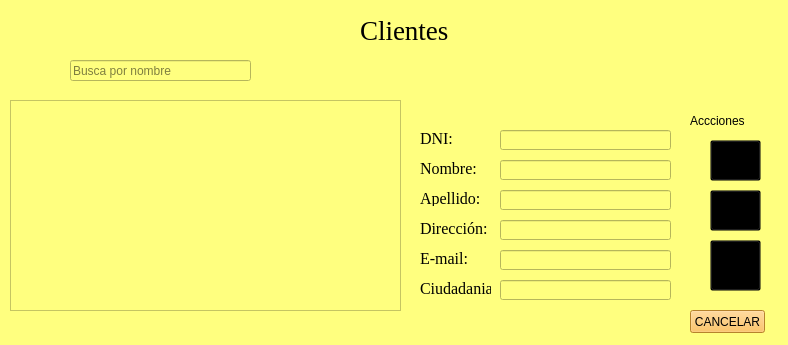
<?xml version="1.0" encoding="UTF-8"?>
<ui version="4.0">
 <class>Gui_Menu_Cliente</class>
 <widget class="QDialog" name="Gui_Menu_Cliente">
  <property name="geometry">
   <rect>
    <x>0</x>
    <y>0</y>
    <width>788</width>
    <height>345</height>
   </rect>
  </property>
  <property name="windowTitle">
   <string>LISTA DE CLIENTES</string>
  </property>
  <property name="styleSheet">
   <string notr="true">background-color: rgb(255, 255, 127);</string>
  </property>
  <widget class="QPushButton" name="pushButtoMODIFICAR">
   <property name="geometry">
    <rect>
     <x>710</x>
     <y>190</y>
     <width>51</width>
     <height>41</height>
    </rect>
   </property>
   <property name="font">
    <font>
     <family>Times New Roman</family>
     <pointsize>10</pointsize>
     <weight>50</weight>
     <bold>false</bold>
    </font>
   </property>
   <property name="cursor">
    <cursorShape>PointingHandCursor</cursorShape>
   </property>
   <property name="styleSheet">
    <string notr="true">#pushButtoMODIFICAR{
	background-color: transparent;
	border-image: url(:/imagenes/imagenes/edit_unpressed.png);
}

#pushButtoMODIFICAR:pressed{
	background-color: transparent;
	border-image: url(:/imagenes/imagenes/edit_pressed.png);
}</string>
   </property>
   <property name="text">
    <string/>
   </property>
  </widget>
  <widget class="QPushButton" name="pushButtonELIMINAR">
   <property name="geometry">
    <rect>
     <x>710</x>
     <y>240</y>
     <width>51</width>
     <height>51</height>
    </rect>
   </property>
   <property name="cursor">
    <cursorShape>PointingHandCursor</cursorShape>
   </property>
   <property name="styleSheet">
    <string notr="true">#pushButtonELIMINAR{
	background-color: transparent;
	border-image: url(:/imagenes/imagenes/delete_unpressed.png);
}

#pushButtonELIMINAR:pressed{
	background-color: transparent;
	border-image: url(:/imagenes/imagenes/delete_pressed.png);
}</string>
   </property>
   <property name="text">
    <string/>
   </property>
  </widget>
  <widget class="QLineEdit" name="lineEditEMAIL">
   <property name="geometry">
    <rect>
     <x>500</x>
     <y>250</y>
     <width>171</width>
     <height>20</height>
    </rect>
   </property>
  </widget>
  <widget class="QLineEdit" name="lineEdit_buscar">
   <property name="enabled">
    <bool>true</bool>
   </property>
   <property name="geometry">
    <rect>
     <x>70</x>
     <y>60</y>
     <width>181</width>
     <height>21</height>
    </rect>
   </property>
   <property name="font">
    <font>
     <family>MS Sans Serif</family>
    </font>
   </property>
   <property name="cursor">
    <cursorShape>PointingHandCursor</cursorShape>
   </property>
   <property name="mouseTracking">
    <bool>false</bool>
   </property>
   <property name="tabletTracking">
    <bool>false</bool>
   </property>
   <property name="styleSheet">
    <string notr="true"/>
   </property>
   <property name="frame">
    <bool>true</bool>
   </property>
   <property name="dragEnabled">
    <bool>false</bool>
   </property>
   <property name="placeholderText">
    <string>Busca por nombre</string>
   </property>
  </widget>
  <widget class="QLabel" name="label_2">
   <property name="geometry">
    <rect>
     <x>420</x>
     <y>190</y>
     <width>61</width>
     <height>16</height>
    </rect>
   </property>
   <property name="font">
    <font>
     <family>Times New Roman</family>
     <pointsize>12</pointsize>
    </font>
   </property>
   <property name="text">
    <string>Apellido:</string>
   </property>
  </widget>
  <widget class="QPushButton" name="Buscar_button">
   <property name="enabled">
    <bool>true</bool>
   </property>
   <property name="geometry">
    <rect>
     <x>20</x>
     <y>40</y>
     <width>41</width>
     <height>41</height>
    </rect>
   </property>
   <property name="sizePolicy">
    <sizepolicy hsizetype="Minimum" vsizetype="Fixed">
     <horstretch>0</horstretch>
     <verstretch>0</verstretch>
    </sizepolicy>
   </property>
   <property name="maximumSize">
    <size>
     <width>1677</width>
     <height>1677</height>
    </size>
   </property>
   <property name="font">
    <font>
     <weight>50</weight>
     <bold>false</bold>
     <underline>false</underline>
     <strikeout>false</strikeout>
    </font>
   </property>
   <property name="cursor">
    <cursorShape>ArrowCursor</cursorShape>
   </property>
   <property name="tabletTracking">
    <bool>false</bool>
   </property>
   <property name="acceptDrops">
    <bool>false</bool>
   </property>
   <property name="autoFillBackground">
    <bool>false</bool>
   </property>
   <property name="styleSheet">
    <string notr="true">#Buscar_button{
	background-color: transparent;
	border-image: url(:/imagenes/imagenes/buscar_pressed.png);
}</string>
   </property>
   <property name="text">
    <string/>
   </property>
   <property name="iconSize">
    <size>
     <width>10</width>
     <height>10</height>
    </size>
   </property>
   <property name="default">
    <bool>true</bool>
   </property>
   <property name="flat">
    <bool>true</bool>
   </property>
  </widget>
  <widget class="QLineEdit" name="lineEditNOMBRE">
   <property name="geometry">
    <rect>
     <x>500</x>
     <y>160</y>
     <width>171</width>
     <height>20</height>
    </rect>
   </property>
  </widget>
  <widget class="QLabel" name="label_4">
   <property name="geometry">
    <rect>
     <x>420</x>
     <y>280</y>
     <width>71</width>
     <height>16</height>
    </rect>
   </property>
   <property name="font">
    <font>
     <family>Times New Roman</family>
     <pointsize>12</pointsize>
    </font>
   </property>
   <property name="text">
    <string>Ciudadania:</string>
   </property>
  </widget>
  <widget class="QLabel" name="label_5">
   <property name="geometry">
    <rect>
     <x>420</x>
     <y>250</y>
     <width>71</width>
     <height>16</height>
    </rect>
   </property>
   <property name="font">
    <font>
     <family>Times New Roman</family>
     <pointsize>12</pointsize>
    </font>
   </property>
   <property name="text">
    <string>E-mail:</string>
   </property>
  </widget>
  <widget class="QLineEdit" name="lineEditDIRECCION">
   <property name="geometry">
    <rect>
     <x>500</x>
     <y>220</y>
     <width>171</width>
     <height>20</height>
    </rect>
   </property>
  </widget>
  <widget class="QPushButton" name="Agregar_button">
   <property name="enabled">
    <bool>true</bool>
   </property>
   <property name="geometry">
    <rect>
     <x>710</x>
     <y>140</y>
     <width>51</width>
     <height>41</height>
    </rect>
   </property>
   <property name="font">
    <font>
     <family>Times New Roman</family>
     <pointsize>12</pointsize>
     <weight>75</weight>
     <bold>true</bold>
    </font>
   </property>
   <property name="cursor">
    <cursorShape>PointingHandCursor</cursorShape>
   </property>
   <property name="autoFillBackground">
    <bool>false</bool>
   </property>
   <property name="styleSheet">
    <string notr="true">#Agregar_button{
	background-color: transparent;
	border-image: url(:/imagenes/imagenes/agregar_unpressed.png);
}

#Agregar_button:pressed{
	background-color: transparent;
	border-image: url(:/imagenes/imagenes/agregar_pressed.png);
}</string>
   </property>
   <property name="text">
    <string/>
   </property>
  </widget>
  <widget class="QLabel" name="label_6">
   <property name="geometry">
    <rect>
     <x>360</x>
     <y>10</y>
     <width>111</width>
     <height>41</height>
    </rect>
   </property>
   <property name="font">
    <font>
     <family>Times New Roman</family>
     <pointsize>20</pointsize>
     <weight>9</weight>
     <italic>false</italic>
     <bold>false</bold>
    </font>
   </property>
   <property name="styleSheet">
    <string notr="true">font: 75 20pt &quot;Times New Roman&quot;;</string>
   </property>
   <property name="text">
    <string>Clientes</string>
   </property>
  </widget>
  <widget class="QLineEdit" name="lineEditCIUDADANIA">
   <property name="geometry">
    <rect>
     <x>500</x>
     <y>280</y>
     <width>171</width>
     <height>20</height>
    </rect>
   </property>
  </widget>
  <widget class="QLabel" name="label">
   <property name="geometry">
    <rect>
     <x>420</x>
     <y>160</y>
     <width>61</width>
     <height>16</height>
    </rect>
   </property>
   <property name="font">
    <font>
     <family>Times New Roman</family>
     <pointsize>12</pointsize>
     <weight>50</weight>
     <bold>false</bold>
    </font>
   </property>
   <property name="text">
    <string>Nombre:</string>
   </property>
  </widget>
  <widget class="QLabel" name="label_3">
   <property name="geometry">
    <rect>
     <x>420</x>
     <y>220</y>
     <width>71</width>
     <height>16</height>
    </rect>
   </property>
   <property name="font">
    <font>
     <family>Times New Roman</family>
     <pointsize>12</pointsize>
    </font>
   </property>
   <property name="text">
    <string>Dirección:</string>
   </property>
  </widget>
  <widget class="QLabel" name="label_7">
   <property name="geometry">
    <rect>
     <x>690</x>
     <y>110</y>
     <width>81</width>
     <height>21</height>
    </rect>
   </property>
   <property name="styleSheet">
    <string notr="true">font: 75 14pt &quot;Times New Roman&quot;;</string>
   </property>
   <property name="text">
    <string>Accciones</string>
   </property>
  </widget>
  <widget class="QLineEdit" name="lineEditAPELLIDO">
   <property name="geometry">
    <rect>
     <x>500</x>
     <y>190</y>
     <width>171</width>
     <height>20</height>
    </rect>
   </property>
  </widget>
  <widget class="QLabel" name="label_8">
   <property name="geometry">
    <rect>
     <x>420</x>
     <y>130</y>
     <width>61</width>
     <height>16</height>
    </rect>
   </property>
   <property name="font">
    <font>
     <family>Times New Roman</family>
     <pointsize>12</pointsize>
     <weight>50</weight>
     <bold>false</bold>
    </font>
   </property>
   <property name="text">
    <string>DNI:</string>
   </property>
  </widget>
  <widget class="QLineEdit" name="lineEditDNI">
   <property name="geometry">
    <rect>
     <x>500</x>
     <y>130</y>
     <width>171</width>
     <height>20</height>
    </rect>
   </property>
  </widget>
  <widget class="QTableWidget" name="newTableC">
   <property name="geometry">
    <rect>
     <x>10</x>
     <y>100</y>
     <width>391</width>
     <height>211</height>
    </rect>
   </property>
  </widget>
  <widget class="QPushButton" name="pushButton">
   <property name="geometry">
    <rect>
     <x>690</x>
     <y>310</y>
     <width>75</width>
     <height>23</height>
    </rect>
   </property>
   <property name="styleSheet">
    <string notr="true">background-color: rgb(255, 184, 62);</string>
   </property>
   <property name="text">
    <string>CANCELAR</string>
   </property>
  </widget>
 </widget>
 <resources/>
 <connections/>
</ui>
